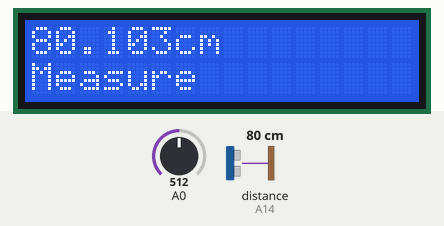
Bench run of a sketch on a simulated Arduino Mega 2560, built with avr-gcc and run on an emulated ATmega2560. On the bench: 16×2 character LCD. Wiring (inferred from the names in the program): ultrasonic range finder: trigger A15; echo A14. The test bench sets the inputs (shaded band); at power-on: A0 = 512, distance to the obstacle (sensor on A14) 80 cm. The echo pulse lasts 58.3 µs per cm.

Above: at 1.2 s.
1.3 s: A0 set to 280
2.8 s: A0 set to 251
At 4.5 s:
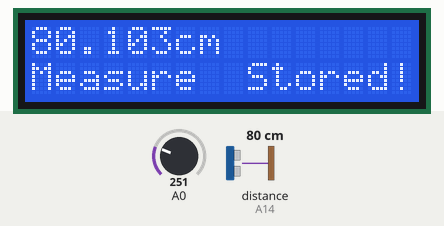
5.8 s: A0 set to 716
At 7.1 s:
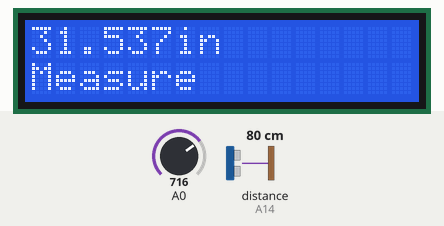
8.8 s: A0 set to 640
10.7 s: A0 set to 612
12.2 s: A0 set to 122
At 14.0 s:
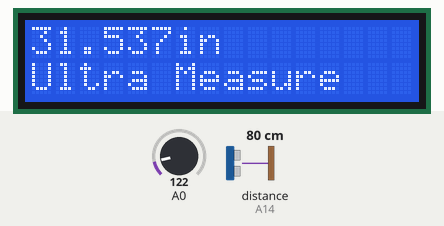
At 14.5 s:
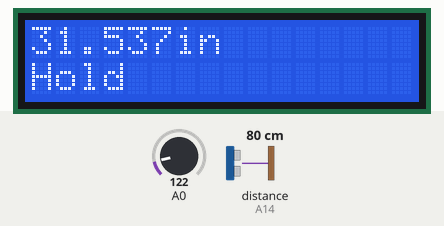
Timing chart, 0 to 16.0 s (numbered marks = the images above; inputs shaded):
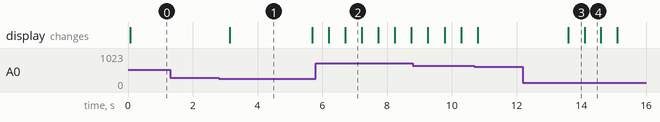

The sketch:

UltraSonic_Distance_Meter.ino
```cpp
/*Ultrasonic_Distance_Meter
 *Program allows users to measure,hold,and review distances shown in cm or inches with ultrasonic sensor, and displays this onto a liquid crystal display.
 *Version: 04/03/2019
 *Created By:Jeyason Jeyaparan and Michael Lapshin
 */

// include liquid crystal library
#include <LiquidCrystal.h>

//Include the library for vectors.
#include <Vector.h>

//Declare the pins for echo and trig
#define ECHO A14
#define TRIG A15

//Declare the pins for the lcd
LiquidCrystal lcd(8, 9, 4, 5, 6, 7);

//Declare the variables used
float duration;
const int usTocm = 29;
String cmDisplay = "";
float cm, inches;
int analogButton, buttonIndex, mapped;
String buttonPressed, state = "Measure", unit = "cm";
const int measureSample = 50;
float q1, q3;
float goodCase = 0;
float sum = 0;

//Create an array called buttons, so that the buttonIndex could reference a value in the buttons array, to let us know what button it is that we are pressing.
String buttons[12] = {"Right", "Up", "Down", "", "Left","", "", "Select", "", "", "", "Null"};

//Create the vector called recorded.
Vector<float> recorded;

//Set index to zero.
int index = 0;

void setup() {
  // put your setup code here, to run once:

  //Declare the pinModes for the trig and Echo.
  pinMode(TRIG, OUTPUT);
  pinMode(ECHO, INPUT);

  // set up the LCD's number of columns and rows:
  lcd.begin(16, 2);

  //Set the storage_array and have the recorded vector have that storage amount.
  float storage_array[10];
  recorded.setStorage(storage_array);

  //Have the serial.begin be 9600.
  Serial.begin(9600);
}

void loop() {
  // put your main code here, to run repeatedly:

  //Read the anolog pin of A0.
  analogButton = analogRead(A0);

  //Have the button Index be equalled to the mapping of the buttons.
  buttonIndex = map(analogButton, 0, 450, 0, 5);

  //Have the buttonPressed be
  buttonPressed = buttons[buttonIndex];

  //if the buttonPressed is up.
  if(buttonPressed == "Up"){

      //if the state is equalled to Measure make state be Ultra Measure.
      if(state == "Measure") state = "Ultra Measure";

      //else if the state is Ultra Measure, make the state be hold.
      else if(state == "Ultra Measure") state = "Hold";

      //else if state is equalled to hold make state be Review.
      else if(state == "Hold") state = "Review";

      //else just make the state be measured.
      else state = "Measure";
  }

  //Measurement mode
  //if state is equalled to measure
  if(state == "Measure"){
    //Have the trigger be set from low to high and then back to low to send out a pulse.
      digitalWrite(TRIG, LOW);
      delayMicroseconds(2);
      digitalWrite(TRIG, HIGH);
      delayMicroseconds(5);
      digitalWrite(TRIG, LOW);

    //Caluclate the duration of the pulse.
    duration = pulseIn(ECHO, HIGH, 25000);

    //Calculate the cm from the duration of the pulse and by calculating cm we could find inches.
    cm = duration/usTocm/2;
    inches = cm/2.54;

    //else if the state is Ultra Measure
  } else if (state == "Ultra Measure"){

    //Create two arrays, data and temp to order the array of measurements.
    float data[measureSample], temp[measureSample];

    //for i equalled to 0 and i is less than the measured sample.
    for(int i =  0; i < measureSample; i++){

      //Have the trigger be set from low to high and then back to low to send out a pulse.
      digitalWrite(TRIG, LOW);
      delayMicroseconds(2);
      digitalWrite(TRIG, HIGH);
      delayMicroseconds(5);
      digitalWrite(TRIG, LOW);

      //Caluclate the duration of the pulse.
      temp[i] = pulseIn(ECHO, HIGH, 25000);

      delay(20);
    }
    //Sort the data array.
    for(int i = 0; i < measureSample; i++){
      float minimum = 10000000;
      int index = 0;
      for(int j = 0; j < measureSample; j++){
        if(temp[j] < minimum){
          minimum = temp[j];
          index = j;
        }
      }

      data[i] = minimum;
      temp[index] = 9999999;
    }

    q1 = data[measureSample/4];
    q3 = data[measureSample*3/4];

    for(int i = 0; i < measureSample; i++){

      //Set the limits in the data array, to find the outliers and to not include the outliers.
      if(data[i] <= q3 + (q3 - q1)*1.5 && data[i] >= q1 - (q3 - q1) * 1.5){

          //Add the data numbers that is acceptable to the sum.
          sum += data[i];

          //Add one to goodCase variable.
          goodCase++;
      }
    }

    //Calculate the cm by taking the sum and dividing it by the number of good cases in the array, and then dividing that by usTocm and then dividing that by 2 and you could find inches from this.
    cm = (sum/goodCase)/usTocm/2;
    inches = cm/2.54;
  }

  //Clear the liquid crystal display.
  lcd.clear();

  //Set the cursor at 0 columns and 1st row.
  lcd.setCursor(0, 1);

  //print the state
  lcd.print(state);

  //if state is equalled to Measure or Hold.
  if(state == "Measure" || state == "Hold" || state == "Ultra Measure"){
    // set up the LCD's number of columns and rows:
    lcd.setCursor(0, 0);

    //if the unit is cm, then print out the cm up to 3 decimal places.
    if(unit == "cm") lcd.print(cm, 3);

    //else if the unit is inches then print out the inches up to 3 decimal places.
    else if (unit == "in") lcd.print(inches, 3);

    //Print out the unit beside the number value.
    lcd.print(unit);

    //if the button that is pressed is Down.
    if(buttonPressed == "Down"){
      //Add the cm value to the vector.
      recorded.push_back(cm);

      //Set the cursor of lcd to 9th column, 2nd row.
      lcd.setCursor(9, 1);

      //Let user know that you stored the cm value.
      lcd.print("Stored!");
    }
  }
  //if the button that is pressed is Select
  if(buttonPressed == "Select"){

    //if the unit is cm toggle it to make it inches.
    if(unit == "cm") unit = "in";

    //else just make the unit cm.
    else unit = "cm";
  }
  //if the state of the button is Review.
  if(state == "Review"){

    //Set the cursor to be at row 0, and column 0.
    lcd.setCursor(0,0);
    //if the size of the recorded is less than or equal to 0, have it print out Empty on lcd, as nothing is recorded.
    if(recorded.size() <= 0){
      lcd.print("Empty");
    }else{
      //Have the lcd display one stored value and its index out of total number of stored values.
      lcd.print((index + 1));
      lcd.print("/");
      lcd.print(recorded.size());
      lcd.print(" : ");

      //if the unit is cm, then print out the recorded index with 3 decimal places else convert the cm to inches and display it onto the lcd with its corresponding unit.
      if(unit == "cm") lcd.print(recorded[index], 3);
      else lcd.print(recorded[index]/2.54, 3);
      lcd.print(unit);
    }
    //if the recorded size is greater than 0.
    if(recorded.size() > 0)
      // if the buttonPressed is Right
      if(buttonPressed == "Right"){
        //Then increase the index
        index++;

        //if the index is equalled to the recorded size, then the index equals to 0 again.
        if(index == recorded.size()) index = 0;
      }
      //if the button pressed is left.
      if(buttonPressed == "Left"){
        //then decrease the index
        index--;
        //if index is less than 0 then the index is equalled to the recorded size subtracted by 1.
        if(index < 0) index = recorded.size()-1;
      }

    // Clears the recorded values if the down button is pressed and lets users know that that the values are cleared.
    if(buttonPressed == "Down") {
      recorded.clear();
      lcd.setCursor(0,1);
      lcd.print("Cleared!");
    }
  }
  delay(500);
}
```

Measured:
- the behaviour switches between 270 and 269 on A0 (found by bisection; images 0 and 1)
- after the input at 1.3 s, every drawn part: stays the same
- after the input at 2.8 s, the display: changes after 0.34 s (image 1)
- after the input at 5.8 s, the display: first changes after 0.40 s (image 2 shows a later state)
- after the input at 12.2 s, the display: changes after 1.4 s (image 3)
- what the display in image 1 shows lasts 2.6 s, from 3.1 s to 5.7 s
- what the display in image 2 shows lasts 0.5 s, from 6.7 s to 7.2 s
